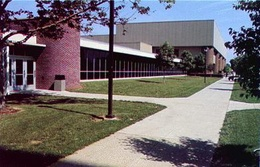
%> input picture ECE at MU/ECE4655/Project 5 Hough Transform/campus.jpg, 260 x 167 px, shrunk from 392 x 252 before the run
$ octave 'Hough Transform.m'   (GNU Octave 9; MATLAB toolbox functions it lacks are replaced by stand-ins)
%> lines starting %> are read from the running program, lines starting %| are printed output that depends on the picture
% Assignment 5, Hough Transform
% This program takes in an image, converts to binary using canny edge detection
% then finds the hough transform in polar coordinates.

% load the image to transform
% img = imread('C:\Users\PhotonUser\Desktop\building.jpg');
 img = imread('C:\Users\PhotonUser\Desktop\campus.jpg');
%> img is the input picture: size 167x260x3 uint8; mean R, G, B 110.7, 104.6, 107.5
% [4 lines of commented-out code are left out]

imsize = size(img);
%> imsize = [167 260 3]

% initialize the maximum values for the polar plot
% theta from -90 to 90 degrees, rho from 0 to diagonal length of image
thetas = -90:1:90;
rho_size = int16(sqrt(imsize(1)^2 + imsize(2)^2));
%> rho_size = 309
rhos = -rho_size:1:rho_size;
%> rhos = 619 values from -309 to 309

% initialize the accumulator matrix for storing the polar values
A = zeros(length(rhos),length(thetas));

% create arrays holding the cosine,sine values for each theta values
cos_thetas = cosd(thetas);
sin_thetas = sind(thetas);

% create binary edgemap using built-in edge function
BWimg = edge(rgb2gray(img), 'Canny');
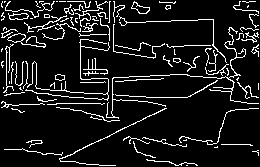
%> BWimg: size 167x260 logical; 10% white in thin lines or dots

% find array of indices for edge pixels in the edgemap and convert to integer x, y coords
I = find(BWimg);
%> I = 4327 values from 171 to 43242
[y,x] = ind2sub(imsize, I);
%> y = 4327 values, max 166 at index 1974, min 2 at index 21, mean 69.48; x = 4327 values from 2 to 259
[theta,rho] = cart2pol(x,y);
%> theta = 4327 values, max 1.55 at index 20, min 0.00781 at index 4241, mean 0.599; rho = 4327 values, max 302.4 at index 4327, min 3.61 at index 21, mean 149.2
rho = int16(rho);
%> rho = 4327 values, max 302 at index 4326, min 4 at index 1, mean 149.2

% change x,y to be in range -d to d
x = int16(x) ;%- int16(rho_size/2);
y = int16(y) ;%- int16(rho_size/2);

% create 2 arrays holding the x,y coordinates and the sin,cos values
% multiply them to get all rho values for each edge pixel
c_coords = [transpose(x);transpose(y)];
trig_vals = [cos_thetas;sin_thetas];

% matrix with every rho value for every theta value
% only for the edge pixels
rho_vals = double(transpose(c_coords)) * trig_vals;

rho_vals = int16(rho_vals);

% loop through the array of rho values and increment the accumulator
% where the rho value is the row and theta is the column in the accumulator
for i = 1:size(thetas,2)
	for j = 1:size(rho_vals, 1);
		u = find(rhos == rho_vals(j,i));
		A(u, i) = A(u, i) + 1;
	end
end
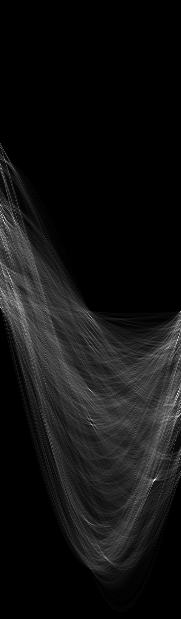
%> A: size 619x181 double; min 0, max 97, mean 7; drawn with min black and max white

% A = flip(A,1);
% A = flip(A,2);

% copy the original image
finalimg = img;

% threshold the Hough transform to get the maxima
[rh,th] = find(A > .9 * max(max(A)));
%> rh = [221; 223; 480; 394; 392]; th = [4; 5; 155; 178; 179]

x = zeros(2,1);
y = zeros(2,1);

subplot(1,4,1);
imshow(img)
subplot(1,4,2);
imshow(BWimg)
subplot(1,4,3);
imshow(uint8(A))
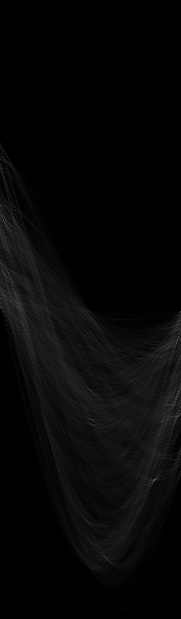
%> displayed picture: size 619x181, on the screen's scale of 0 to 255; min 0, max 97, mean 7; mean of the top-left, top-right, bottom-left and bottom-right quarters 5.4, 0, 8.6, 14
hold on
plot(th,rh,'+','color','red')
subplot(1,4,4);
imshow(finalimg), hold on
%using the maxima, plot their lines on the copied image
for i = 1:length(rh)
	x(1) = (rh(i)*cosd(th(i)) + rho_size);
	y(1) = (rh(i)*sind(th(i)) + rho_size);
	x(2) = (x(1) + 1000*cosd(th(i)));
	y(2) = (y(1) + 1000*sind(th(i)));
	x(1) = x(1) - 1000*cosd(th(i));
	y(1) = y(1) - 1000*sind(th(i));
	line(x,y);
end
%> this loop made 5 passes
%> after the loop, x = [916.8; -1082.8]; y = [298.5; 333.5]
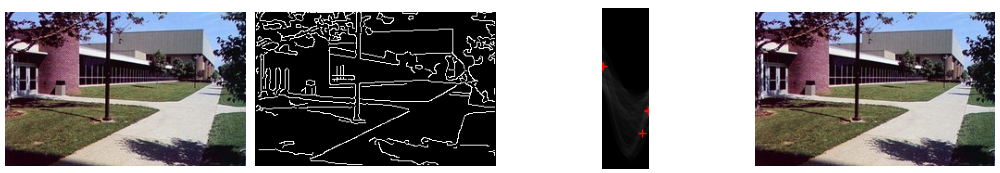
%> figure redrawn from the program's plot data, 4 panels

$ run again, with ECE at MU/ECE4655/Project 5 Hough Transform/building.jpg copied over ECE at MU/ECE4655/Project 5 Hough Transform/campus.jpg
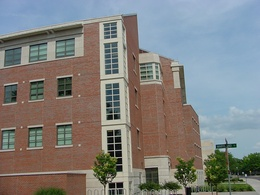
%> input picture ECE at MU/ECE4655/Project 5 Hough Transform/building.jpg, 260 x 195 px, shrunk from 1024 x 768 before the run
%> img is the input picture: size 195x260x3 uint8; mean R, G, B 127.5, 127.3, 125.1
%> `BWimg = edge(rgb2gray(img), 'Canny');`:
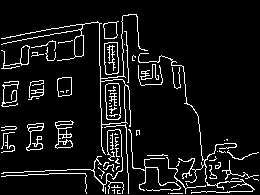
%> BWimg: size 195x260 logical; 8.1% white in thin lines or dots
%> I = 4086 values from 234 to 50491
%> `[y,x] = ind2sub(imsize, I);`: y = 4086 values, max 194 at index 1368, min 15 at index 2650, mean 117.1; x = 4086 values from 2 to 259
%> `[theta,rho] = cart2pol(x,y);`: theta = 4086 values, max 1.56 at index 11, min 0.109 at index 2794, mean 0.826; rho = 4086 values, max 318 at index 4074, min 38.6 at index 200, mean 170.8
%> `rho = int16(rho);`: rho = 4086 values, max 318 at index 4065, min 39 at index 1, mean 170.8
%> rh = [448; 499]; th = [89; 179]
%> the loop `for i = 1:length(rh)` made 2 passes
%> after the loop `for i = 1:length(rh)`: x = [825.8; -1173.8]; y = [316.5; 351.5]
%> after the loop `for i = 1:length(rh)`:
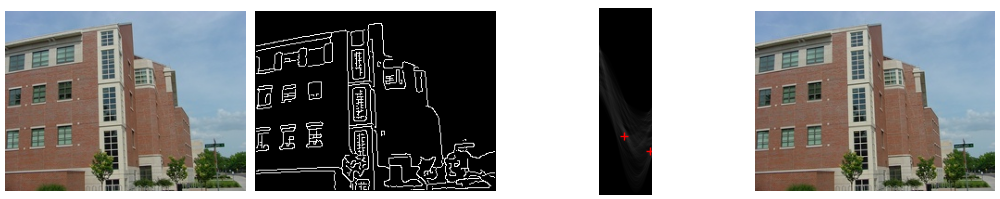
%> figure redrawn from the program's plot data, 4 panels
